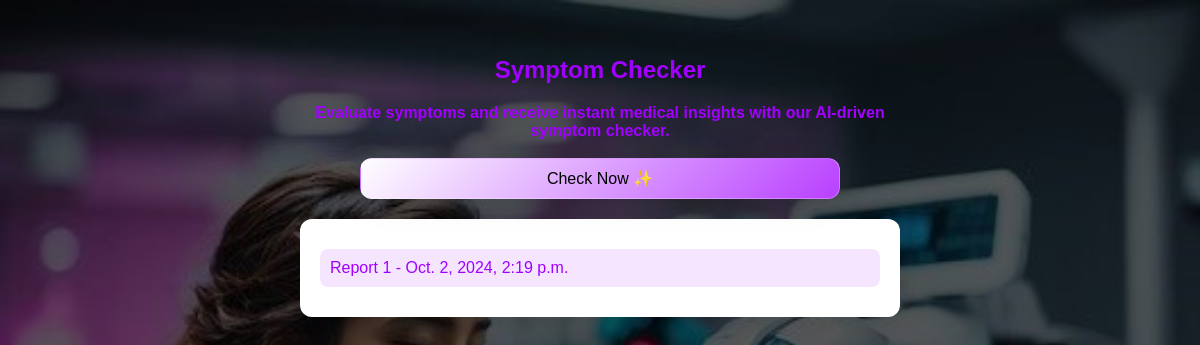
The page /symptom_checker/ (signed in) on the database as committed earlier.
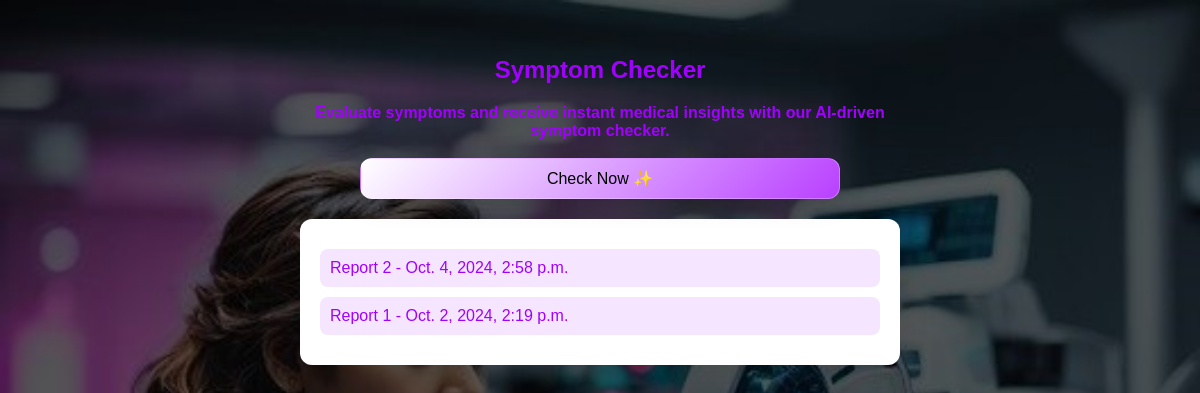
The same page on the database as committed later.
### symptom_checker/models.py (models this page shows)
class SymptomReport(models.Model):
    id = models.AutoField(primary_key=True)
    user_id = models.CharField(max_length=200)
    core_symptoms = models.TextField()
    duration_weeks = models.IntegerField()
    severity = models.CharField(max_length=50, choices=[('mild', 'Mild'), ('moderate', 'Moderate'), ('severe', 'Severe')])
    location = models.CharField(max_length=200)
    associated_symptoms = models.CharField(max_length=500, blank=True)
    medical_history = models.CharField(max_length=500, blank=True)
    lifestyle_factors = models.CharField(max_length=500, blank=True)
    recent_exposures = models.CharField(max_length=500, blank=True)
    ai_response = models.TextField(blank=True)
    created_date = models.DateTimeField(default=timezone.now)

### symptom_checker/views.py (the view)
# urls.py: path('', views.symptom_dashboard, name='symptom_dashboard')
def symptom_dashboard(request):
    try:
        reports = SymptomReport.objects.filter(user_id=request.user.id).order_by('-created_date')
        return render(request, 'symptom_dashboard.html', {'reports': reports})
    except Exception as e:
        return render(request, 'error.html')

### symptom_checker/templates/symptom_dashboard.html (shortened to what this page needs)
{% load static %}
<!DOCTYPE html>
<html lang="en">
<head>
    <link rel="stylesheet" href="{% static 'css/symptom-style.css' %}">
</head>
<body>
    <div class="header">
        <h1>Symptom Checker</h1>
        <b>Evaluate symptoms and receive instant medical insights with our AI-driven symptom checker.</b><br><br>
        <a href="{% url 'symptom_checker' %}"><button class="response">Check Now ✨</button></a>
    </div>
    <div class="container">
        <ul>
            {% for report in reports %}
                <li><a href="{% url 'symptom_report' id=report.id %}">Report {{ report.id }} - {{ report.created_date }}</a></li>
            {% endfor %}
        </ul>
    </div>
</body>
</html>

### symptom_checker/static/css/symptom-style.css (style rules this page uses)
body { font-family: Arial, sans-serif; background-image: url('../images/doctor-to-ai.jpg'); background-attachment: fixed; background-repeat: no-repeat; background-size: cover; margin: 0; padding: 0; color: #A100FF; font-family: Arial, sans-serif; display: flex; flex-direction: column; align-items: center; }
.header { margin-top:40px; width: 80%; max-width: 600px; text-align: center; }
.header h1 { font-size: 1.5em; margin-bottom: 20px; }
.header a { text-decoration: none; width: 100%; display: inline-block; margin-bottom: 20px; }
.container { width: 80%; max-width: 600px; background-color: #fff; border-radius: 12px; box-shadow: 0 4px 30px rgba(0, 0, 0, 0.1); padding: 20px; box-sizing: border-box; }
ul { list-style: none; padding: 0; margin: 0; }
li { background: rgba(161, 0, 255, 0.1); border-radius: 8px; margin: 10px 0; padding: 10px; transition: background-color 0.3s; }
li a { text-decoration:none; color: #A100FF; font-size: 1em; }
.response { font-size: 16px; text-align: center; color: black; width: 80%; padding: 10px 80px; border-radius: 12px; box-shadow: 0 4px 30px rgba(0, 0, 0, 0.1); backdrop-filter: blur(10px); -webkit-backdrop-filter: blur(10px); border: 1px solid rgba(255, 255, 255, 0.3); animation: gradientAnimation 5s linear infinite; background: linear-gradient(-45deg, #A100FF, #ffffff, #A100FF, #ffffff); background-size: 400% 400%; cursor: pointer; transition: transform 0.3s; }

Rows that differ between the two databases and show on the page:
added SymptomReport: id "2", created_date "Oct. 4, 2024, 2:58 p.m."
